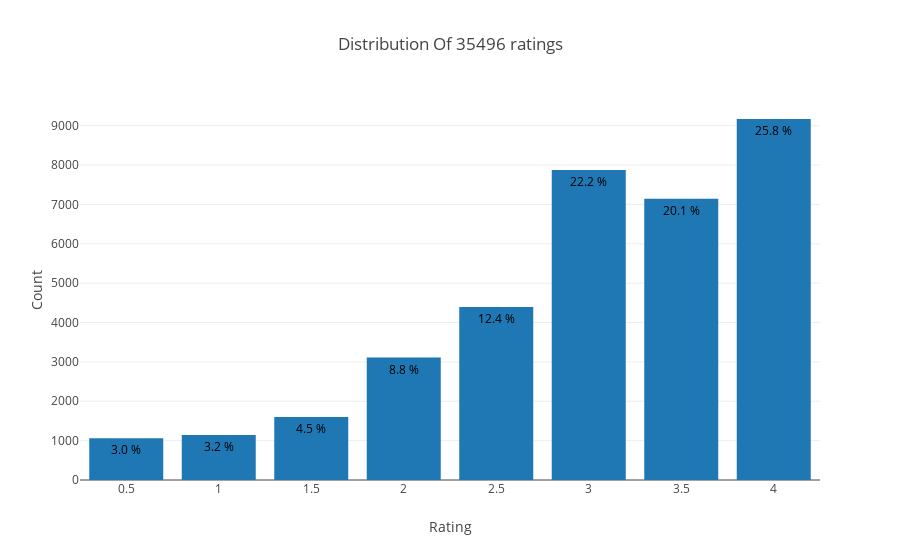

This figure's notebook cell:
### Code cell
data = df['filmRating'].value_counts().sort_index(ascending=False)
trace = go.Bar(x = data.index,
               text = ['{:.1f} %'.format(val) for val in (data.values / df.shape[0] * 100)],
               textposition = 'auto',
               textfont = dict(color = '#000000'),
               y = data.values,
               )
# Create layout
layout = dict(title = 'Distribution Of {} ratings'.format(df.shape[0]),
              xaxis = dict(title = 'Rating'),
              yaxis = dict(title = 'Count'))
# Create plot
fig = go.Figure(data=[trace], layout=layout)
iplot(fig)

### Figure 1 — Plotly figure (JSON) as saved in the notebook; plotly's stock layout.template omitted (floating-point values rounded to 4 significant figures)
{"data": [{"text": ["25.8 %", "20.1 %", "22.2 %", "12.4 %", "8.8 %", "4.5 %", "3.2 %", "3.0 %"], "textfont": {"color": "#000000"}, "textposition": "auto", "type": "bar", "uid": "e0ff1e1d-0a25-426a-803b-307aa569e7b3", "x": [4, 3.5, 3, 2.5, 2, 1.5, 1, 0.5], "y": [9171, 7142, 7877, 4392, 3112, 1601, 1141, 1060]}], "layout": {"title": {"text": "Distribution Of 35496 ratings"}, "xaxis": {"title": {"text": "Rating"}}, "yaxis": {"title": {"text": "Count"}}}}
